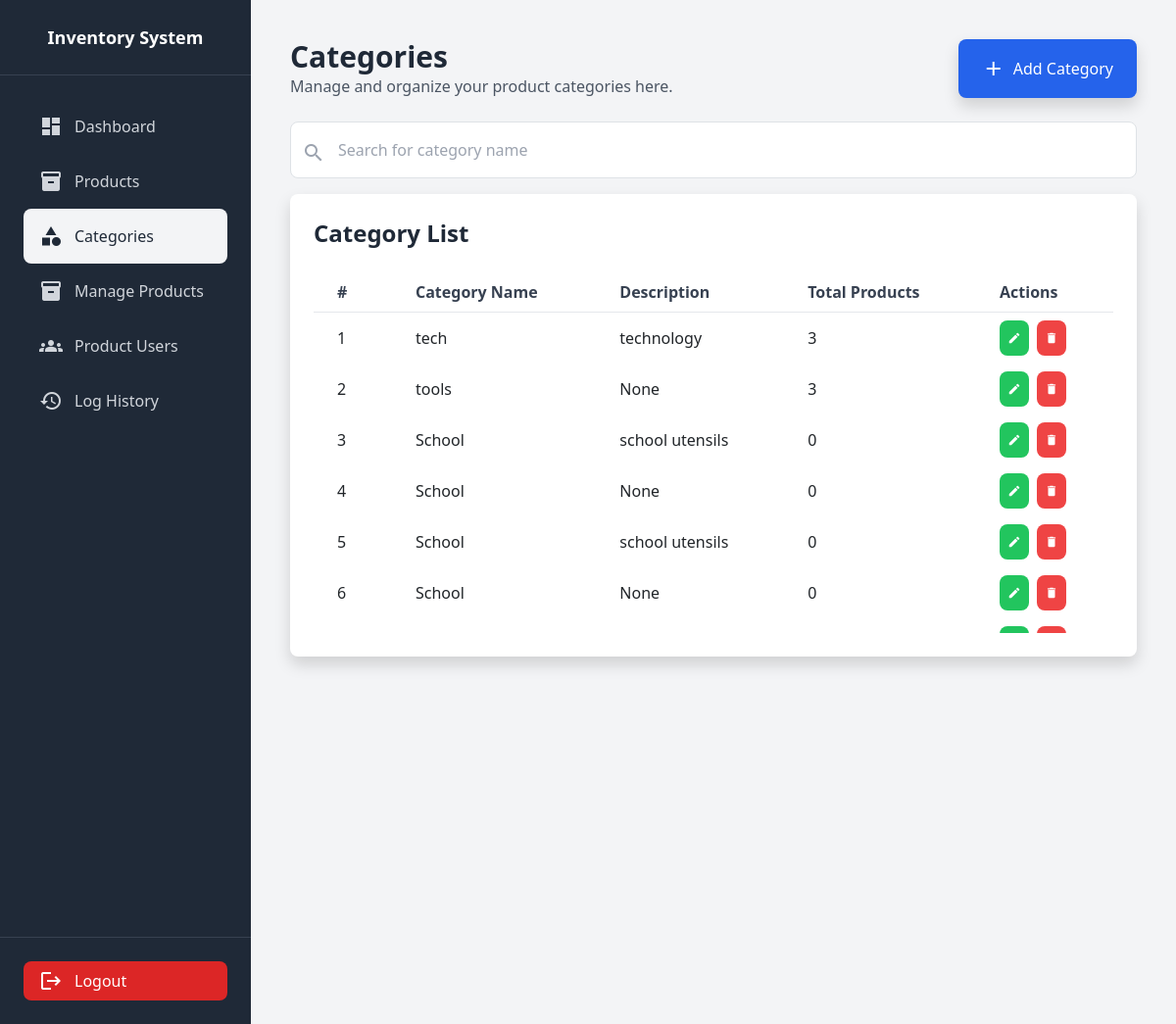
/categories/ (signed in), run on an earlier commit of the app's database.
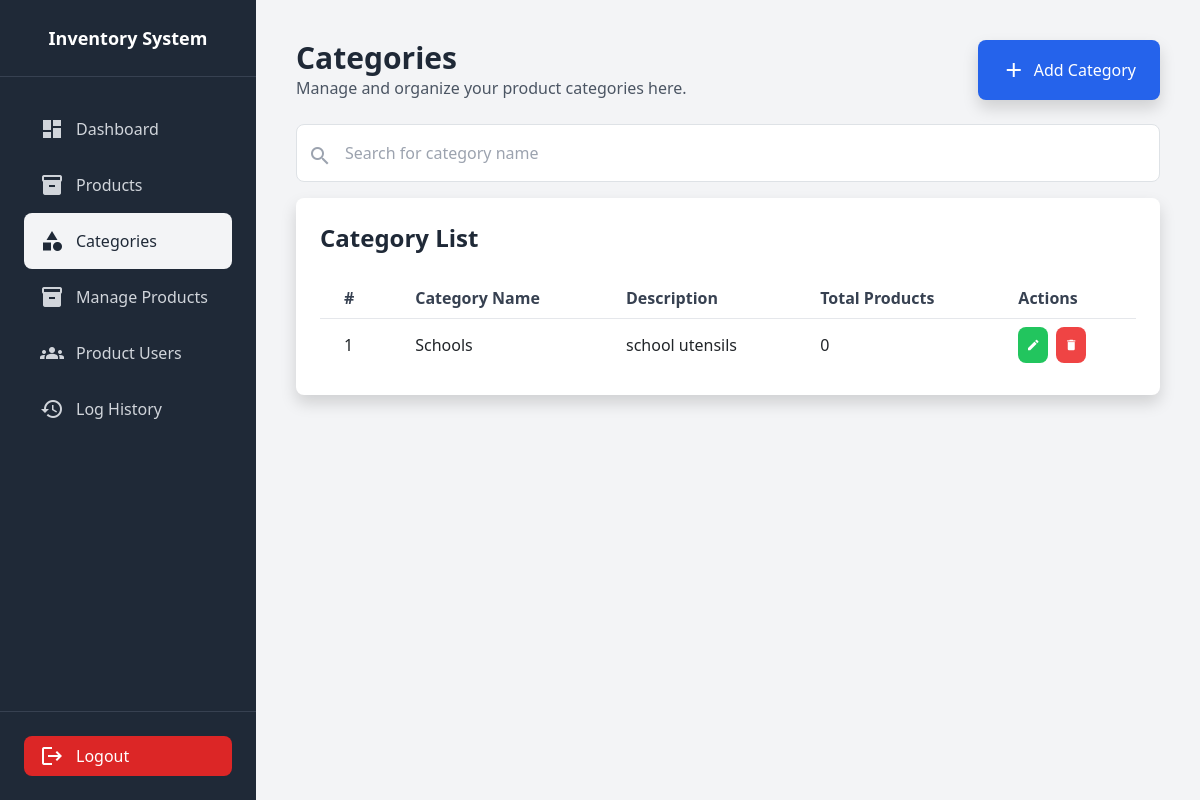
And on a later commit of the database.
### inventoryApp/models.py (models this page shows, shortened)
class Category(models.Model):
    name = models.CharField(max_length=100)
    description = models.TextField(null=True, blank=True)
    created_at = models.DateTimeField(auto_now_add=True)

### inventoryApp/views.py (the view)
# urls.py: path('categories/', views.categories, name='categories'),
@login_required
def categories(request):
    categories = Category.objects.annotate(total_items=Count('product'))
    return render(request, 'category.html', {'categories': categories})

### inventoryApp/templates/category.html (shortened to what this page needs)
{% extends 'sidebar.html' %}
    {% block content %}
    <div class="flex-1 p-6 md:p-10">
        <div class="w-full flex justify-between">
            <header class="mb-6">
                <h1 class="text-3xl font-bold text-gray-800">Categories</h1>
                <p class="text-gray-600">Manage and organize your product categories here.</p>
            </header>
             <div class="mb-6 flex justify-end">
                <button class="flex items-center bg-blue-600 text-white px-4 py-2 rounded-lg shadow hover:bg-blue-700 transition" data-bs-toggle="modal" data-bs-target="#addCategoryModal">
                    <span class="material-icons mr-2">add</span>
                    <span class="hidden md:block">Add Category</span>
                </button>
            </div>
        </div>
        <div class="relative mb-3">
            <input
                type="text"
                id="searchInput"
                class="search_input w-full py-3 rounded-lg border border-gray-300 focus:outline-none focus:ring-2 focus:ring-blue-500"
                style="padding-left: 3rem;"
                placeholder="Search for category name"
            >
            <span class="material-icons absolute left-3 top-5 text-gray-400">search</span>
        </div>
        <div class="bg-white rounded-lg shadow p-6">
            <h2 class="text-2xl font-bold text-gray-800 mb-4">Category List</h2>
            <div class="overflow-y-auto max-h-[23rem]">
                <table class="w-full text-left table-auto">
                    <thead>
                        <tr class="text-gray-700 border-b">
                            <th class="px-4 py-2">#</th>
                            <th class="px-4 py-2">Category Name</th>
                            <th class="px-4 py-2">Description</th>
                            <th class="px-4 py-2">Total Products</th>
                            <th class="px-4 py-2">Actions</th>
                        </tr>
                    </thead>
                    <tbody id="categoryTable">
                        {% for category in categories %}
                            <tr class="hover:bg-gray-100">
                                <td class="px-4 py-2">{{ forloop.counter }}</td>
                                <td class="px-4 py-2">{{ category.name }}</td>
                                <td class="px-4 py-2">{{ category.description }}</td>
                                <td class="px-4 py-2">{{ category.total_items }}</td>
                                <td class="px-4 py-2">
                                    <div class="flex space-x-2">
                                        <button
                                            class="bg-green-500 hover:bg-green-600 text-white rounded-lg p-2 flex items-center"
                                            data-bs-toggle="modal"
                                            data-bs-target="#editModal{{ category.id }}">
                                            <span class="material-icons text-sm">edit</span>
                                        </button>
                                        <button class="bg-red-500 hover:bg-red-600 text-white rounded-lg p-2 flex items-center"
                                            data-bs-toggle="modal"
                                            data-bs-target="#deleteModal{{ category.id }}">
                                            <span class="material-icons text-sm">delete</span>
                                        </button>
                                    </div>
                                </td>
                            </tr>
                        {% endfor %}
                    </tbody>
                </table>
            </div>
        </div>
    </div>
    {% endblock %}

What changed in the data, as far as the page shows it:
removed Category: name "tech", description "technology", total_items "3"
removed Category: name "tools", description "None", total_items "3"
removed Category: name "School", description "None", total_items "0"
removed Category: name "School", description "school utensils", total_items "0"
removed Category: name "School", description "None", total_items "0"
changed Category "school utensils": name "School" → "Schools"
